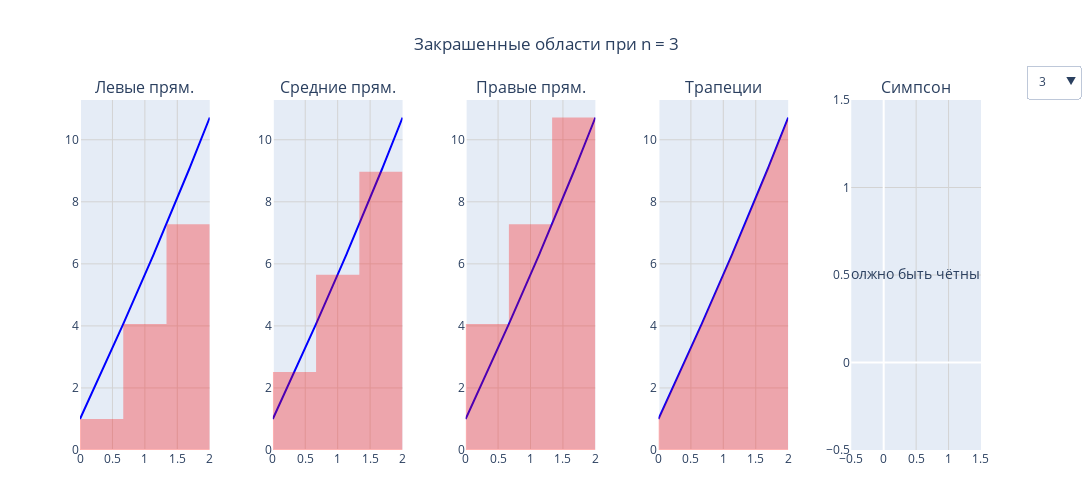

The notebook cell this image was saved under:
### Code cell
def create_integration_visualization(a, b, f, ns, methods, fig_width = 1600, fig_height = 500) :
    """
    Создает интерактивную визуализацию методов интегрирования с переключателем n
    
    Параметры:
    a, b - границы интегрирования
    f - интегрируемая функция
    ns - список значений n для анализа
    methods - словарь методов интегрирования {название: экземпляр метода}
    fig_width, fig_height - размеры фигуры
    
    Возвращает:
    plotly Figure объект с интерактивной визуализацией
    """
    fig = make_subplots(
        rows=1, 
        cols=len(methods),
        subplot_titles=list(methods.keys()),
        horizontal_spacing=0.07,
        vertical_spacing=0.2
    )

    traces_for_n = {n: [] for n in ns}

    for n in ns:
        for col, (title, method) in enumerate(methods.items(), 1):
            if isinstance(method, SimpsonMethod) and n % 2 != 0:
                # Блок с ошибкой 
                trace = go.Scatter(
                    x=[0.5], y=[0.5], 
                    mode="text",
                    text=["n должно быть чётным (("],
                    textfont=dict(size=14),
                    showlegend=False,
                    visible=(n == ns[0])
                )
                fig.add_trace(trace, row=1, col=col)
                traces_for_n[n].append(len(fig.data) - 1)
                
            else:
                # Блок с другими графиками
                x_vals, y_vals, x_area, y_area = plot_area_data(method, a, b, n, f)
                
                trace_func = go.Scatter(
                    x=x_vals, y=y_vals,
                    mode='lines',
                    line=dict(color='blue'),
                    showlegend=False,
                    visible=(n == ns[0]))
                
                trace_area = go.Scatter(
                    x=x_area, y=y_area,
                    fill='tozeroy',
                    mode='none',
                    fillcolor='rgba(255,0,0,0.3)',
                    showlegend=False,
                    visible=(n == ns[0]))
                
                fig.add_trace(trace_func, row=1, col=col)
                traces_for_n[n].append(len(fig.data) - 1)
                fig.add_trace(trace_area, row=1, col=col)
                traces_for_n[n].append(len(fig.data) - 1)

                fig.update_xaxes(
                    showgrid=True, 
                    gridwidth=1, 
                    gridcolor='lightgray',
                    row=1, 
                    col=col
                )
                fig.update_yaxes(
                    showgrid=True,
                    gridwidth=1, 
                    gridcolor='lightgray',
                    row=1, 
                    col=col
                )

    buttons = [
        dict(
            label=str(n),
            method='update',
            args=[{"visible": [i in traces_for_n[n] for i in range(len(fig.data))]}, 
                 {"title.text": f"Закрашенные области при n = {n}"}]
        ) for n in ns
    ]

    fig.update_layout(
        updatemenus=[dict(
            type="dropdown",
            direction="down",
            x=1.05, xanchor="left",
            y=1.1, yanchor="top",
            buttons=buttons,
            showactive=True
        )],
        title_text=f"Закрашенные области при n = {ns[0]}",
        title_x=0.5,
        margin=dict(t=100, b=50),
        width=fig_width,
        height=fig_height,
        font=dict(size=12))
    

    fig.update_traces(
        textposition="middle center",
        selector=dict(mode="text")
    )

    return fig


if __name__ == "__main__":
    a = 0
    b = 2
    f_research = f_research
    ns = [3, 4, 8, 16]
    methods_to_plot = {
        'Левые прям.': RectangleMethod('left'),
        'Средние прям.': RectangleMethod('mid'),
        'Правые прям.': RectangleMethod('right'),
        'Трапеции': TrapezoidalMethod(),
        'Симпсон': SimpsonMethod()
    }
    
    fig = create_integration_visualization(
        a=a, b=b, f=f_research,
        ns=ns, methods=methods_to_plot
    )
    fig.show()

### Figure 1 — Plotly figure (JSON) as saved in the notebook; plotly's stock layout.template omitted (floating-point values rounded to 4 significant figures; data arrays with more than 128 entries replaced by an {"elided": "..."} marker saying what was removed)
{"data": [{"line": {"color": "blue"}, "mode": "lines", "showlegend": false, "type": "scatter", "visible": true, "x": {"elided": "500 float values"}, "xaxis": "x", "y": {"elided": "500 float values"}, "yaxis": "y"}, {"fill": "tozeroy", "fillcolor": "rgba(255,0,0,0.3)", "mode": "none", "showlegend": false, "type": "scatter", "visible": true, "x": [0, 0, 0.6667, 0.6667, null, 0.6667, 0.6667, 1.333, 1.333, null, 1.333, 1.333, 2, 2], "xaxis": "x", "y": [0, 1, 1, 0, null, 0, 4.062, 4.062, 0, null, 0, 7.281, 7.281, 0], "yaxis": "y"}, {"line": {"color": "blue"}, "mode": "lines", "showlegend": false, "type": "scatter", "visible": true, "x": {"elided": "500 float values"}, "xaxis": "x2", "y": {"elided": "500 float values"}, "yaxis": "y2"}, {"fill": "tozeroy", "fillcolor": "rgba(255,0,0,0.3)", "mode": "none", "showlegend": false, "type": "scatter", "visible": true, "x": [0, 0, 0.6667, 0.6667, null, 0.6667, 0.6667, 1.333, 1.333, null, 1.333, 1.333, 2, 2], "xaxis": "x2", "y": [0, 2.515, 2.515, 0, null, 0, 5.649, 5.649, 0, null, 0, 8.968, 8.968, 0], "yaxis": "y2"}, {"line": {"color": "blue"}, "mode": "lines", "showlegend": false, "type": "scatter", "visible": true, "x": {"elided": "500 float values"}, "xaxis": "x3", "y": {"elided": "500 float values"}, "yaxis": "y3"}, {"fill": "tozeroy", "fillcolor": "rgba(255,0,0,0.3)", "mode": "none", "showlegend": false, "type": "scatter", "visible": true, "x": [0, 0, 0.6667, 0.6667, null, 0.6667, 0.6667, 1.333, 1.333, null, 1.333, 1.333, 2, 2], "xaxis": "x3", "y": [0, 4.062, 4.062, 0, null, 0, 7.281, 7.281, 0, null, 0, 10.72, 10.72, 0], "yaxis": "y3"}, {"line": {"color": "blue"}, "mode": "lines", "showlegend": false, "type": "scatter", "visible": true, "x": {"elided": "500 float values"}, "xaxis": "x4", "y": {"elided": "500 float values"}, "yaxis": "y4"}, {"fill": "tozeroy", "fillcolor": "rgba(255,0,0,0.3)", "mode": "none", "showlegend": false, "type": "scatter", "visible": true, "x": [0, 0, 0.6667, 0.6667, null, 0.6667, 0.6667, 1.333, 1.333, null, 1.333, 1.333, 2, 2], "xaxis": "x4", "y": [0, 1, 4.062, 0, null, 0, 4.062, 7.281, 0, null, 0, 7.281, 10.72, 0], "yaxis": "y4"}, {"mode": "text", "showlegend": false, "text": ["n должно быть чётным (("], "textfont": {"size": 14}, "textposition": "middle center", "type": "scatter", "visible": true, "x": [0.5], "xaxis": "x5", "y": [0.5], "yaxis": "y5"}, {"line": {"color": "blue"}, "mode": "lines", "showlegend": false, "type": "scatter", "visible": false, "x": {"elided": "500 float values"}, "xaxis": "x", "y": {"elided": "500 float values"}, "yaxis": "y"}, {"fill": "tozeroy", "fillcolor": "rgba(255,0,0,0.3)", "mode": "none", "showlegend": false, "type": "scatter", "visible": false, "x": [0, 0, 0.5, 0.5, null, 0.5, 0.5, 1, 1, null, 1, 1, 1.5, 1.5, null, 1.5, 1.5, 2, 2], "xaxis": "x", "y": [0, 1, 1, 0, null, 0, 3.284, 3.284, 0, null, 0, 5.649, 5.649, 0, null, 0, 8.117, 8.117, 0], "yaxis": "y"}, {"line": {"color": "blue"}, "mode": "lines", "showlegend": false, "type": "scatter", "visible": false, "x": {"elided": "500 float values"}, "xaxis": "x2", "y": {"elided": "500 float values"}, "yaxis": "y2"}, {"fill": "tozeroy", "fillcolor": "rgba(255,0,0,0.3)", "mode": "none", "showlegend": false, "type": "scatter", "visible": false, "x": [0, 0, 0.5, 0.5, null, 0.5, 0.5, 1, 1, null, 1, 1, 1.5, 1.5, null, 1.5, 1.5, 2, 2], "xaxis": "x2", "y": [0, 2.133, 2.133, 0, null, 0, 4.455, 4.455, 0, null, 0, 6.868, 6.868, 0, null, 0, 9.399, 9.399, 0], "yaxis": "y2"}, {"line": {"color": "blue"}, "mode": "lines", "showlegend": false, "type": "scatter", "visible": false, "x": {"elided": "500 float values"}, "xaxis": "x3", "y": {"elided": "500 float values"}, "yaxis": "y3"}, {"fill": "tozeroy", "fillcolor": "rgba(255,0,0,0.3)", "mode": "none", "showlegend": false, "type": "scatter", "visible": false, "x": [0, 0, 0.5, 0.5, null, 0.5, 0.5, 1, 1, null, 1, 1, 1.5, 1.5, null, 1.5, 1.5, 2, 2], "xaxis": "x3", "y": [0, 3.284, 3.284, 0, null, 0, 5.649, 5.649, 0, null, 0, 8.117, 8.117, 0, null, 0, 10.72, 10.72, 0], "yaxis": "y3"}, {"line": {"color": "blue"}, "mode": "lines", "showlegend": false, "type": "scatter", "visible": false, "x": {"elided": "500 float values"}, "xaxis": "x4", "y": {"elided": "500 float values"}, "yaxis": "y4"}, {"fill": "tozeroy", "fillcolor": "rgba(255,0,0,0.3)", "mode": "none", "showlegend": false, "type": "scatter", "visible": false, "x": [0, 0, 0.5, 0.5, null, 0.5, 0.5, 1, 1, null, 1, 1, 1.5, 1.5, null, 1.5, 1.5, 2, 2], "xaxis": "x4", "y": [0, 1, 3.284, 0, null, 0, 3.284, 5.649, 0, null, 0, 5.649, 8.117, 0, null, 0, 8.117, 10.72, 0], "yaxis": "y4"}, {"line": {"color": "blue"}, "mode": "lines", "showlegend": false, "type": "scatter", "visible": false, "x": {"elided": "500 float values"}, "xaxis": "x5", "y": {"elided": "500 float values"}, "yaxis": "y5"}, {"fill": "tozeroy", "fillcolor": "rgba(255,0,0,0.3)", "mode": "none", "showlegend": false, "type": "scatter", "visible": false, "x": {"elided": "411 float values"}, "xaxis": "x5", "y": {"elided": "411 float values"}, "yaxis": "y5"}, {"line": {"color": "blue"}, "mode": "lines", "showlegend": false, "type": "scatter", "visible": false, "x": {"elided": "500 float values"}, "xaxis": "x", "y": {"elided": "500 float values"}, "yaxis": "y"}, {"fill": "tozeroy", "fillcolor": "rgba(255,0,0,0.3)", "mode": "none", "showlegend": false, "type": "scatter", "visible": false, "x": [0, 0, 0.25, 0.25, null, 0.25, 0.25, 0.5, 0.5, null, 0.5, 0.5, 0.75, 0.75, null, 0.75, 0.75, 1, 1, null, 1, 1, 1.25, 1.25, null, 1.25, 1.25, 1.5, 1.5, null, 1.5, 1.5, 1.75, 1.75, null, 1.75, 1.75, 2, 2], "xaxis": "x", "y": [0, 1, 1, 0, null, 0, 2.133, 2.133, 0, null, 0, 3.284, 3.284, 0, null, 0, 4.455, 4.455, 0, null, 0, 5.649, 5.649, 0, null, 0, 6.868, 6.868, 0, null, 0, 8.117, 8.117, 0, null, 0, 9.399, 9.399, 0], "yaxis": "y"}, {"line": {"color": "blue"}, "mode": "lines", "showlegend": false, "type": "scatter", "visible": false, "x": {"elided": "500 float values"}, "xaxis": "x2", "y": {"elided": "500 float values"}, "yaxis": "y2"}, {"fill": "tozeroy", "fillcolor": "rgba(255,0,0,0.3)", "mode": "none", "showlegend": false, "type": "scatter", "visible": false, "x": [0, 0, 0.25, 0.25, null, 0.25, 0.25, 0.5, 0.5, null, 0.5, 0.5, 0.75, 0.75, null, 0.75, 0.75, 1, 1, null, 1, 1, 1.25, 1.25, null, 1.25, 1.25, 1.5, 1.5, null, 1.5, 1.5, 1.75, 1.75, null, 1.75, 1.75, 2, 2], "xaxis": "x2", "y": [0, 1.564, 1.564, 0, null, 0, 2.706, 2.706, 0, null, 0, 3.867, 3.867, 0, null, 0, 5.049, 5.049, 0, null, 0, 6.255, 6.255, 0, null, 0, 7.489, 7.489, 0, null, 0, 8.754, 8.754, 0, null, 0, 10.05, 10.05, 0], "yaxis": "y2"}, {"line": {"color": "blue"}, "mode": "lines", "showlegend": false, "type": "scatter", "visible": false, "x": {"elided": "500 float values"}, "xaxis": "x3", "y": {"elided": "500 float values"}, "yaxis": "y3"}, {"fill": "tozeroy", "fillcolor": "rgba(255,0,0,0.3)", "mode": "none", "showlegend": false, "type": "scatter", "visible": false, "x": [0, 0, 0.25, 0.25, null, 0.25, 0.25, 0.5, 0.5, null, 0.5, 0.5, 0.75, 0.75, null, 0.75, 0.75, 1, 1, null, 1, 1, 1.25, 1.25, null, 1.25, 1.25, 1.5, 1.5, null, 1.5, 1.5, 1.75, 1.75, null, 1.75, 1.75, 2, 2], "xaxis": "x3", "y": [0, 2.133, 2.133, 0, null, 0, 3.284, 3.284, 0, null, 0, 4.455, 4.455, 0, null, 0, 5.649, 5.649, 0, null, 0, 6.868, 6.868, 0, null, 0, 8.117, 8.117, 0, null, 0, 9.399, 9.399, 0, null, 0, 10.72, 10.72, 0], "yaxis": "y3"}, {"line": {"color": "blue"}, "mode": "lines", "showlegend": false, "type": "scatter", "visible": false, "x": {"elided": "500 float values"}, "xaxis": "x4", "y": {"elided": "500 float values"}, "yaxis": "y4"}, {"fill": "tozeroy", "fillcolor": "rgba(255,0,0,0.3)", "mode": "none", "showlegend": false, "type": "scatter", "visible": false, "x": [0, 0, 0.25, 0.25, null, 0.25, 0.25, 0.5, 0.5, null, 0.5, 0.5, 0.75, 0.75, null, 0.75, 0.75, 1, 1, null, 1, 1, 1.25, 1.25, null, 1.25, 1.25, 1.5, 1.5, null, 1.5, 1.5, 1.75, 1.75, null, 1.75, 1.75, 2, 2], "xaxis": "x4", "y": [0, 1, 2.133, 0, null, 0, 2.133, 3.284, 0, null, 0, 3.284, 4.455, 0, null, 0, 4.455, 5.649, 0, null, 0, 5.649, 6.868, 0, null, 0, 6.868, 8.117, 0, null, 0, 8.117, 9.399, 0, null, 0, 9.399, 10.72, 0], "yaxis": "y4"}, {"line": {"color": "blue"}, "mode": "lines", "showlegend": false, "type": "scatter", "visible": false, "x": {"elided": "500 float values"}, "xaxis": "x5", "y": {"elided": "500 float values"}, "yaxis": "y5"}, {"fill": "tozeroy", "fillcolor": "rgba(255,0,0,0.3)", "mode": "none", "showlegend": false, "type": "scatter", "visible": false, "x": {"elided": "823 float values"}, "xaxis": "x5", "y": {"elided": "823 float values"}, "yaxis": "y5"}, {"line": {"color": "blue"}, "mode": "lines", "showlegend": false, "type": "scatter", "visible": false, "x": {"elided": "500 float values"}, "xaxis": "x", "y": {"elided": "500 float values"}, "yaxis": "y"}, {"fill": "tozeroy", "fillcolor": "rgba(255,0,0,0.3)", "mode": "none", "showlegend": false, "type": "scatter", "visible": false, "x": [0, 0, 0.125, 0.125, null, 0.125, 0.125, 0.25, 0.25, null, 0.25, 0.25, 0.375, 0.375, null, 0.375, 0.375, 0.5, 0.5, null, 0.5, 0.5, 0.625, 0.625, null, 0.625, 0.625, 0.75, 0.75, null, 0.75, 0.75, 0.875, 0.875, null, 0.875, 0.875, 1, 1, null, 1, 1, 1.125, 1.125, null, 1.125, 1.125, 1.25, 1.25, null, 1.25, 1.25, 1.375, 1.375, null, 1.375, 1.375, 1.5, 1.5, null, 1.5, 1.5, 1.625, 1.625, null, 1.625, 1.625, 1.75, 1.75, null, 1.75, 1.75, 1.875, 1.875, null, 1.875, 1.875, 2, 2], "xaxis": "x", "y": [0, 1, 1, 0, null, 0, 1.564, 1.564, 0, null, 0, 2.133, 2.133, 0, null, 0, 2.706, 2.706, 0, null, 0, 3.284, 3.284, 0, null, 0, 3.867, 3.867, 0, null, 0, 4.455, 4.455, 0, null, 0, 5.049, 5.049, 0, null, 0, 5.649, 5.649, 0, null, 0, 6.255, 6.255, 0, null, 0, 6.868, 6.868, 0, null, 0, 7.489, 7.489, 0, null, 0, 8.117, 8.117, 0, null, 0, 8.754, 8.754, 0, null, 0, 9.399, 9.399, 0, null, 0, 10.05, 10.05, 0], "yaxis": "y"}, {"line": {"color": "blue"}, "mode": "lines", "showlegend": false, "type": "scatter", "visible": false, "x": {"elided": "500 float values"}, "xaxis": "x2", "y": {"elided": "500 float values"}, "yaxis": "y2"}, {"fill": "tozeroy", "fillcolor": "rgba(255,0,0,0.3)", "mode": "none", "showlegend": false, "type": "scatter", "visible": false, "x": [0, 0, 0.125, 0.125, null, 0.125, 0.125, 0.25, 0.25, null, 0.25, 0.25, 0.375, 0.375, null, 0.375, 0.375, 0.5, 0.5, null, 0.5, 0.5, 0.625, 0.625, null, 0.625, 0.625, 0.75, 0.75, null, 0.75, 0.75, 0.875, 0.875, null, 0.875, 0.875, 1, 1, null, 1, 1, 1.125, 1.125, null, 1.125, 1.125, 1.25, 1.25, null, 1.25, 1.25, 1.375, 1.375, null, 1.375, 1.375, 1.5, 1.5, null, 1.5, 1.5, 1.625, 1.625, null, 1.625, 1.625, 1.75, 1.75, null, 1.75, 1.75, 1.875, 1.875, null, 1.875, 1.875, 2, 2], "xaxis": "x2", "y": [0, 1.282, 1.282, 0, null, 0, 1.848, 1.848, 0, null, 0, 2.419, 2.419, 0, null, 0, 2.995, 2.995, 0, null, 0, 3.575, 3.575, 0, null, 0, 4.16, 4.16, 0, null, 0, 4.751, 4.751, 0, null, 0, 5.348, 5.348, 0, null, 0, 5.951, 5.951, 0, null, 0, 6.561, 6.561, 0, null, 0, 7.178, 7.178, 0, null, 0, 7.802, 7.802, 0, null, 0, 8.434, 8.434, 0, null, 0, 9.075, 9.075, 0, null, 0, 9.725, 9.725, 0, null, 0, 10.38, 10.38, 0], "yaxis": "y2"}, {"line": {"color": "blue"}, "mode": "lines", "showlegend": false, "type": "scatter", "visible": false, "x": {"elided": "500 float values"}, "xaxis": "x3", "y": {"elided": "500 float values"}, "yaxis": "y3"}, {"fill": "tozeroy", "fillcolor": "rgba(255,0,0,0.3)", "mode": "none", "showlegend": false, "type": "scatter", "visible": false, "x": [0, 0, 0.125, 0.125, null, 0.125, 0.125, 0.25, 0.25, null, 0.25, 0.25, 0.375, 0.375, null, 0.375, 0.375, 0.5, 0.5, null, 0.5, 0.5, 0.625, 0.625, null, 0.625, 0.625, 0.75, 0.75, null, 0.75, 0.75, 0.875, 0.875, null, 0.875, 0.875, 1, 1, null, 1, 1, 1.125, 1.125, null, 1.125, 1.125, 1.25, 1.25, null, 1.25, 1.25, 1.375, 1.375, null, 1.375, 1.375, 1.5, 1.5, null, 1.5, 1.5, 1.625, 1.625, null, 1.625, 1.625, 1.75, 1.75, null, 1.75, 1.75, 1.875, 1.875, null, 1.875, 1.875, 2, 2], "xaxis": "x3", "y": [0, 1.564, 1.564, 0, null, 0, 2.133, 2.133, 0, null, 0, 2.706, 2.706, 0, null, 0, 3.284, 3.284, 0, null, 0, 3.867, 3.867, 0, null, 0, 4.455, 4.455, 0, null, 0, 5.049, 5.049, 0, null, 0, 5.649, 5.649, 0, null, 0, 6.255, 6.255, 0, null, 0, 6.868, 6.868, 0, null, 0, 7.489, 7.489, 0, null, 0, 8.117, 8.117, 0, null, 0, 8.754, 8.754, 0, null, 0, 9.399, 9.399, 0, null, 0, 10.05, 10.05, 0, null, 0, 10.72, 10.72, 0], "yaxis": "y3"}, {"line": {"color": "blue"}, "mode": "lines", "showlegend": false, "type": "scatter", "visible": false, "x": {"elided": "500 float values"}, "xaxis": "x4", "y": {"elided": "500 float values"}, "yaxis": "y4"}, {"fill": "tozeroy", "fillcolor": "rgba(255,0,0,0.3)", "mode": "none", "showlegend": false, "type": "scatter", "visible": false, "x": [0, 0, 0.125, 0.125, null, 0.125, 0.125, 0.25, 0.25, null, 0.25, 0.25, 0.375, 0.375, null, 0.375, 0.375, 0.5, 0.5, null, 0.5, 0.5, 0.625, 0.625, null, 0.625, 0.625, 0.75, 0.75, null, 0.75, 0.75, 0.875, 0.875, null, 0.875, 0.875, 1, 1, null, 1, 1, 1.125, 1.125, null, 1.125, 1.125, 1.25, 1.25, null, 1.25, 1.25, 1.375, 1.375, null, 1.375, 1.375, 1.5, 1.5, null, 1.5, 1.5, 1.625, 1.625, null, 1.625, 1.625, 1.75, 1.75, null, 1.75, 1.75, 1.875, 1.875, null, 1.875, 1.875, 2, 2], "xaxis": "x4", "y": [0, 1, 1.564, 0, null, 0, 1.564, 2.133, 0, null, 0, 2.133, 2.706, 0, null, 0, 2.706, 3.284, 0, null, 0, 3.284, 3.867, 0, null, 0, 3.867, 4.455, 0, null, 0, 4.455, 5.049, 0, null, 0, 5.049, 5.649, 0, null, 0, 5.649, 6.255, 0, null, 0, 6.255, 6.868, 0, null, 0, 6.868, 7.489, 0, null, 0, 7.489, 8.117, 0, null, 0, 8.117, 8.754, 0, null, 0, 8.754, 9.399, 0, null, 0, 9.399, 10.05, 0, null, 0, 10.05, 10.72, 0], "yaxis": "y4"}, {"line": {"color": "blue"}, "mode": "lines", "showlegend": false, "type": "scatter", "visible": false, "x": {"elided": "500 float values"}, "xaxis": "x5", "y": {"elided": "500 float values"}, "yaxis": "y5"}, {"fill": "tozeroy", "fillcolor": "rgba(255,0,0,0.3)", "mode": "none", "showlegend": false, "type": "scatter", "visible": false, "x": {"elided": "1647 float values"}, "xaxis": "x5", "y": {"elided": "1647 float values"}, "yaxis": "y5"}], "layout": {"annotations": [{"font": {"size": 16}, "showarrow": false, "text": "Левые прям.", "x": 0.072, "xanchor": "center", "xref": "paper", "y": 1, "yanchor": "bottom", "yref": "paper"}, {"font": {"size": 16}, "showarrow": false, "text": "Средние прям.", "x": 0.286, "xanchor": "center", "xref": "paper", "y": 1, "yanchor": "bottom", "yref": "paper"}, {"font": {"size": 16}, "showarrow": false, "text": "Правые прям.", "x": 0.5, "xanchor": "center", "xref": "paper", "y": 1, "yanchor": "bottom", "yref": "paper"}, {"font": {"size": 16}, "showarrow": false, "text": "Трапеции", "x": 0.714, "xanchor": "center", "xref": "paper", "y": 1, "yanchor": "bottom", "yref": "paper"}, {"font": {"size": 16}, "showarrow": false, "text": "Симпсон", "x": 0.928, "xanchor": "center", "xref": "paper", "y": 1, "yanchor": "bottom", "yref": "paper"}], "font": {"size": 12}, "height": 500, "margin": {"b": 50, "t": 100}, "title": {"text": "Закрашенные области при n = 3", "x": 0.5}, "updatemenus": [{"buttons": [{"args": [{"visible": [true, true, true, true, true, true, true, true, true, false, false, false, false, false, false, false, false, false, false, false, false, false, false, false, false, false, false, false, false, false, false, false, false, false, false, false, false, false, false]}, {"title.text": "Закрашенные области при n = 3"}], "label": "3", "method": "update"}, {"args": [{"visible": [false, false, false, false, false, false, false, false, false, true, true, true, true, true, true, true, true, true, true, false, false, false, false, false, false, false, false, false, false, false, false, false, false, false, false, false, false, false, false]}, {"title.text": "Закрашенные области при n = 4"}], "label": "4", "method": "update"}, {"args": [{"visible": [false, false, false, false, false, false, false, false, false, false, false, false, false, false, false, false, false, false, false, true, true, true, true, true, true, true, true, true, true, false, false, false, false, false, false, false, false, false, false]}, {"title.text": "Закрашенные области при n = 8"}], "label": "8", "method": "update"}, {"args": [{"visible": [false, false, false, false, false, false, false, false, false, false, false, false, false, false, false, false, false, false, false, false, false, false, false, false, false, false, false, false, false, true, true, true, true, true, true, true, true, true, true]}, {"title.text": "Закрашенные области при n = 16"}], "label": "16", "method": "update"}], "direction": "down", "showactive": true, "type": "dropdown", "x": 1.05, "xanchor": "left", "y": 1.1, "yanchor": "top"}], "width": 1600, "xaxis": {"anchor": "y", "domain": [0, 0.144], "gridcolor": "lightgray", "gridwidth": 1, "showgrid": true}, "xaxis2": {"anchor": "y2", "domain": [0.214, 0.358], "gridcolor": "lightgray", "gridwidth": 1, "showgrid": true}, "xaxis3": {"anchor": "y3", "domain": [0.428, 0.572], "gridcolor": "lightgray", "gridwidth": 1, "showgrid": true}, "xaxis4": {"anchor": "y4", "domain": [0.642, 0.786], "gridcolor": "lightgray", "gridwidth": 1, "showgrid": true}, "xaxis5": {"anchor": "y5", "domain": [0.856, 1], "gridcolor": "lightgray", "gridwidth": 1, "showgrid": true}, "yaxis": {"anchor": "x", "domain": [0, 1], "gridcolor": "lightgray", "gridwidth": 1, "showgrid": true}, "yaxis2": {"anchor": "x2", "domain": [0, 1], "gridcolor": "lightgray", "gridwidth": 1, "showgrid": true}, "yaxis3": {"anchor": "x3", "domain": [0, 1], "gridcolor": "lightgray", "gridwidth": 1, "showgrid": true}, "yaxis4": {"anchor": "x4", "domain": [0, 1], "gridcolor": "lightgray", "gridwidth": 1, "showgrid": true}, "yaxis5": {"anchor": "x5", "domain": [0, 1], "gridcolor": "lightgray", "gridwidth": 1, "showgrid": true}}}
